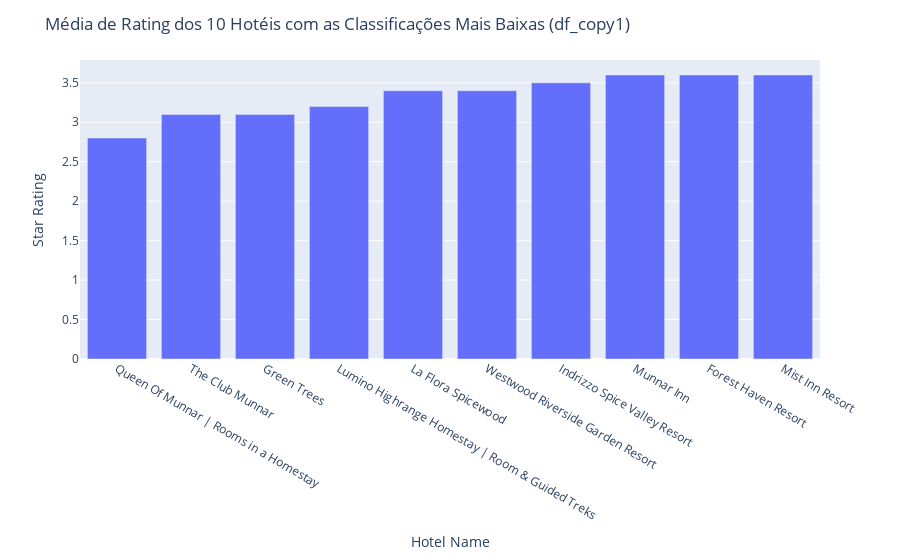
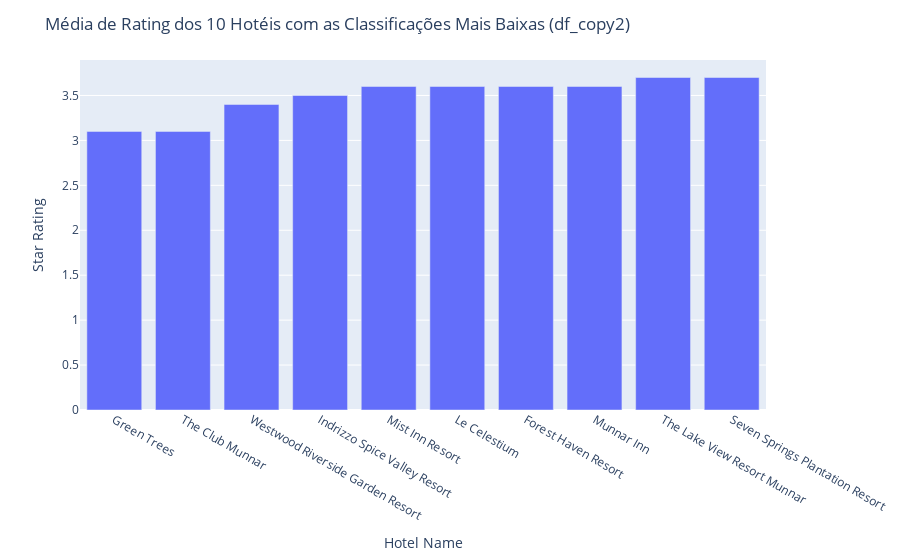

Notebook source saved alongside these figures, in order:
### Code cell
# Crie gráficos interativos com o Plotly usando as novas variáveis
fig = px.bar(x=b_hotel_names_copy1, y=b_mean_rating_copy1, labels={'x': 'Hotel Name', 'y': 'Star Rating'})
fig.update_layout(title='Média de Rating dos 10 Hotéis com as Classificações Mais Baixas (df_copy1)')
fig.show()

fig = px.bar(x=b_hotel_names_copy2, y=b_mean_rating_copy2, labels={'x': 'Hotel Name', 'y': 'Star Rating'})
fig.update_layout(title='Média de Rating dos 10 Hotéis com as Classificações Mais Baixas (df_copy2)')
fig.show()

### Figure 1 — Plotly figure (JSON) as saved in the notebook; plotly's stock layout.template omitted (floating-point values rounded to 4 significant figures)
{"data": [{"alignmentgroup": "True", "hovertemplate": "Hotel Name=%{x}<br>Star Rating=%{y}<extra></extra>", "legendgroup": "", "marker": {"color": "#636efa", "pattern": {"shape": ""}}, "name": "", "offsetgroup": "", "orientation": "v", "showlegend": false, "textposition": "auto", "type": "bar", "x": ["Queen Of Munnar | Rooms in a Homestay", "The Club Munnar", "Green Trees", "Lumino Highrange Homestay | Room & Guided Treks", "La Flora Spicewood", "Westwood Riverside Garden Resort", "Indrizzo Spice Valley Resort", "Munnar Inn", "Forest Haven Resort", "Mist Inn Resort"], "xaxis": "x", "y": [2.8, 3.1, 3.1, 3.2, 3.4, 3.4, 3.5, 3.6, 3.6, 3.6], "yaxis": "y"}], "layout": {"barmode": "relative", "legend": {"tracegroupgap": 0}, "margin": {"t": 60}, "title": {"text": "Média de Rating dos 10 Hotéis com as Classificações Mais Baixas (df_copy1)"}, "xaxis": {"anchor": "y", "domain": [0, 1], "title": {"text": "Hotel Name"}}, "yaxis": {"anchor": "x", "domain": [0, 1], "title": {"text": "Star Rating"}}}}

### Figure 2 — Plotly figure (JSON) as saved in the notebook; plotly's stock layout.template omitted (floating-point values rounded to 4 significant figures)
{"data": [{"alignmentgroup": "True", "hovertemplate": "Hotel Name=%{x}<br>Star Rating=%{y}<extra></extra>", "legendgroup": "", "marker": {"color": "#636efa", "pattern": {"shape": ""}}, "name": "", "offsetgroup": "", "orientation": "v", "showlegend": false, "textposition": "auto", "type": "bar", "x": ["Green Trees", "The Club Munnar", "Westwood Riverside Garden Resort", "Indrizzo Spice Valley Resort", "Mist Inn Resort", "Le Celestium", "Forest Haven Resort", "Munnar Inn", "The Lake View Resort Munnar", "Seven Springs Plantation Resort"], "xaxis": "x", "y": [3.1, 3.1, 3.4, 3.5, 3.6, 3.6, 3.6, 3.6, 3.7, 3.7], "yaxis": "y"}], "layout": {"barmode": "relative", "legend": {"tracegroupgap": 0}, "margin": {"t": 60}, "title": {"text": "Média de Rating dos 10 Hotéis com as Classificações Mais Baixas (df_copy2)"}, "xaxis": {"anchor": "y", "domain": [0, 1], "title": {"text": "Hotel Name"}}, "yaxis": {"anchor": "x", "domain": [0, 1], "title": {"text": "Star Rating"}}}}
